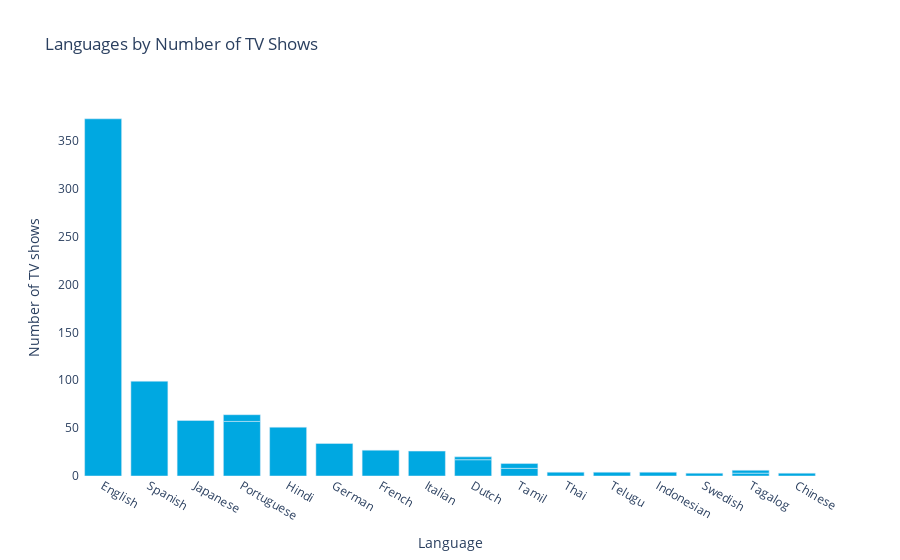

Source (notebook cell):
### Code cell
bar('Prime video')

### Figure 1 — Plotly figure (JSON) as saved in the notebook; plotly's stock layout.template omitted (floating-point values rounded to 4 significant figures)
{"data": [{"alignmentgroup": "True", "hovertemplate": "language=%{x}<br>Number of TV Shows=%{y}<extra></extra>", "legendgroup": "English", "marker": {"color": "#00A8E1", "pattern": {"shape": ""}}, "name": "English", "offsetgroup": "English", "orientation": "v", "showlegend": true, "textposition": "auto", "type": "bar", "x": ["English"], "xaxis": "x", "y": [373], "yaxis": "y"}, {"alignmentgroup": "True", "hovertemplate": "language=%{x}<br>Number of TV Shows=%{y}<extra></extra>", "legendgroup": "Spanish", "marker": {"color": "#00A8E1", "pattern": {"shape": ""}}, "name": "Spanish", "offsetgroup": "Spanish", "orientation": "v", "showlegend": true, "textposition": "auto", "type": "bar", "x": ["Spanish"], "xaxis": "x", "y": [99], "yaxis": "y"}, {"alignmentgroup": "True", "hovertemplate": "language=%{x}<br>Number of TV Shows=%{y}<extra></extra>", "legendgroup": "Japanese", "marker": {"color": "#00A8E1", "pattern": {"shape": ""}}, "name": "Japanese", "offsetgroup": "Japanese", "orientation": "v", "showlegend": true, "textposition": "auto", "type": "bar", "x": ["Japanese"], "xaxis": "x", "y": [58], "yaxis": "y"}, {"alignmentgroup": "True", "hovertemplate": "language=%{x}<br>Number of TV Shows=%{y}<extra></extra>", "legendgroup": "Portuguese", "marker": {"color": "#00A8E1", "pattern": {"shape": ""}}, "name": "Portuguese", "offsetgroup": "Portuguese", "orientation": "v", "showlegend": true, "textposition": "auto", "type": "bar", "x": ["Portuguese", "Portuguese"], "xaxis": "x", "y": [57, 7], "yaxis": "y"}, {"alignmentgroup": "True", "hovertemplate": "language=%{x}<br>Number of TV Shows=%{y}<extra></extra>", "legendgroup": "Hindi", "marker": {"color": "#00A8E1", "pattern": {"shape": ""}}, "name": "Hindi", "offsetgroup": "Hindi", "orientation": "v", "showlegend": true, "textposition": "auto", "type": "bar", "x": ["Hindi"], "xaxis": "x", "y": [51], "yaxis": "y"}, {"alignmentgroup": "True", "hovertemplate": "language=%{x}<br>Number of TV Shows=%{y}<extra></extra>", "legendgroup": "German", "marker": {"color": "#00A8E1", "pattern": {"shape": ""}}, "name": "German", "offsetgroup": "German", "orientation": "v", "showlegend": true, "textposition": "auto", "type": "bar", "x": ["German"], "xaxis": "x", "y": [34], "yaxis": "y"}, {"alignmentgroup": "True", "hovertemplate": "language=%{x}<br>Number of TV Shows=%{y}<extra></extra>", "legendgroup": "French", "marker": {"color": "#00A8E1", "pattern": {"shape": ""}}, "name": "French", "offsetgroup": "French", "orientation": "v", "showlegend": true, "textposition": "auto", "type": "bar", "x": ["French"], "xaxis": "x", "y": [27], "yaxis": "y"}, {"alignmentgroup": "True", "hovertemplate": "language=%{x}<br>Number of TV Shows=%{y}<extra></extra>", "legendgroup": "Italian", "marker": {"color": "#00A8E1", "pattern": {"shape": ""}}, "name": "Italian", "offsetgroup": "Italian", "orientation": "v", "showlegend": true, "textposition": "auto", "type": "bar", "x": ["Italian"], "xaxis": "x", "y": [26], "yaxis": "y"}, {"alignmentgroup": "True", "hovertemplate": "language=%{x}<br>Number of TV Shows=%{y}<extra></extra>", "legendgroup": "Dutch", "marker": {"color": "#00A8E1", "pattern": {"shape": ""}}, "name": "Dutch", "offsetgroup": "Dutch", "orientation": "v", "showlegend": true, "textposition": "auto", "type": "bar", "x": ["Dutch", "Dutch"], "xaxis": "x", "y": [17, 3], "yaxis": "y"}, {"alignmentgroup": "True", "hovertemplate": "language=%{x}<br>Number of TV Shows=%{y}<extra></extra>", "legendgroup": "Tamil", "marker": {"color": "#00A8E1", "pattern": {"shape": ""}}, "name": "Tamil", "offsetgroup": "Tamil", "orientation": "v", "showlegend": true, "textposition": "auto", "type": "bar", "x": ["Tamil", "Tamil"], "xaxis": "x", "y": [8, 5], "yaxis": "y"}, {"alignmentgroup": "True", "hovertemplate": "language=%{x}<br>Number of TV Shows=%{y}<extra></extra>", "legendgroup": "Thai", "marker": {"color": "#00A8E1", "pattern": {"shape": ""}}, "name": "Thai", "offsetgroup": "Thai", "orientation": "v", "showlegend": true, "textposition": "auto", "type": "bar", "x": ["Thai"], "xaxis": "x", "y": [4], "yaxis": "y"}, {"alignmentgroup": "True", "hovertemplate": "language=%{x}<br>Number of TV Shows=%{y}<extra></extra>", "legendgroup": "Telugu", "marker": {"color": "#00A8E1", "pattern": {"shape": ""}}, "name": "Telugu", "offsetgroup": "Telugu", "orientation": "v", "showlegend": true, "textposition": "auto", "type": "bar", "x": ["Telugu"], "xaxis": "x", "y": [4], "yaxis": "y"}, {"alignmentgroup": "True", "hovertemplate": "language=%{x}<br>Number of TV Shows=%{y}<extra></extra>", "legendgroup": "Indonesian", "marker": {"color": "#00A8E1", "pattern": {"shape": ""}}, "name": "Indonesian", "offsetgroup": "Indonesian", "orientation": "v", "showlegend": true, "textposition": "auto", "type": "bar", "x": ["Indonesian"], "xaxis": "x", "y": [4], "yaxis": "y"}, {"alignmentgroup": "True", "hovertemplate": "language=%{x}<br>Number of TV Shows=%{y}<extra></extra>", "legendgroup": "Swedish", "marker": {"color": "#00A8E1", "pattern": {"shape": ""}}, "name": "Swedish", "offsetgroup": "Swedish", "orientation": "v", "showlegend": true, "textposition": "auto", "type": "bar", "x": ["Swedish"], "xaxis": "x", "y": [3], "yaxis": "y"}, {"alignmentgroup": "True", "hovertemplate": "language=%{x}<br>Number of TV Shows=%{y}<extra></extra>", "legendgroup": "Tagalog", "marker": {"color": "#00A8E1", "pattern": {"shape": ""}}, "name": "Tagalog", "offsetgroup": "Tagalog", "orientation": "v", "showlegend": true, "textposition": "auto", "type": "bar", "x": ["Tagalog", "Tagalog"], "xaxis": "x", "y": [3, 3], "yaxis": "y"}, {"alignmentgroup": "True", "hovertemplate": "language=%{x}<br>Number of TV Shows=%{y}<extra></extra>", "legendgroup": "Chinese", "marker": {"color": "#00A8E1", "pattern": {"shape": ""}}, "name": "Chinese", "offsetgroup": "Chinese", "orientation": "v", "showlegend": true, "textposition": "auto", "type": "bar", "x": ["Chinese"], "xaxis": "x", "y": [3], "yaxis": "y"}], "layout": {"barmode": "relative", "legend": {"title": {"text": "language"}, "tracegroupgap": 0}, "plot_bgcolor": "white", "showlegend": false, "title": {"text": "Languages by Number of TV Shows"}, "xaxis": {"anchor": "y", "categoryarray": ["English", "Spanish", "Japanese", "Portuguese", "Hindi", "German", "French", "Italian", "Dutch", "Tamil", "Thai", "Telugu", "Indonesian", "Swedish", "Tagalog", "Chinese"], "categoryorder": "array", "domain": [0, 1], "title": {"text": "Language"}}, "yaxis": {"anchor": "x", "domain": [0, 1], "title": {"text": "Number of TV shows"}}}}
